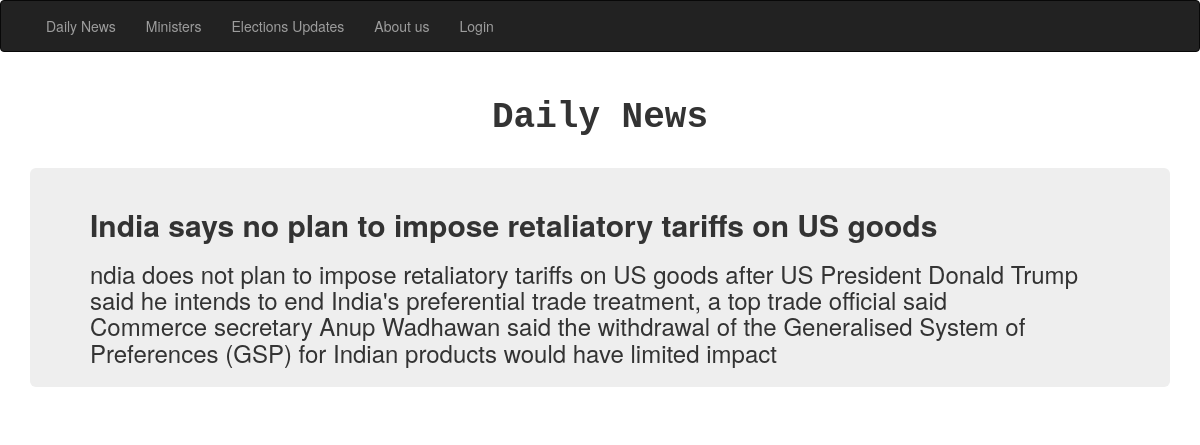
Page /nirvachit/news/ on the earlier database version.
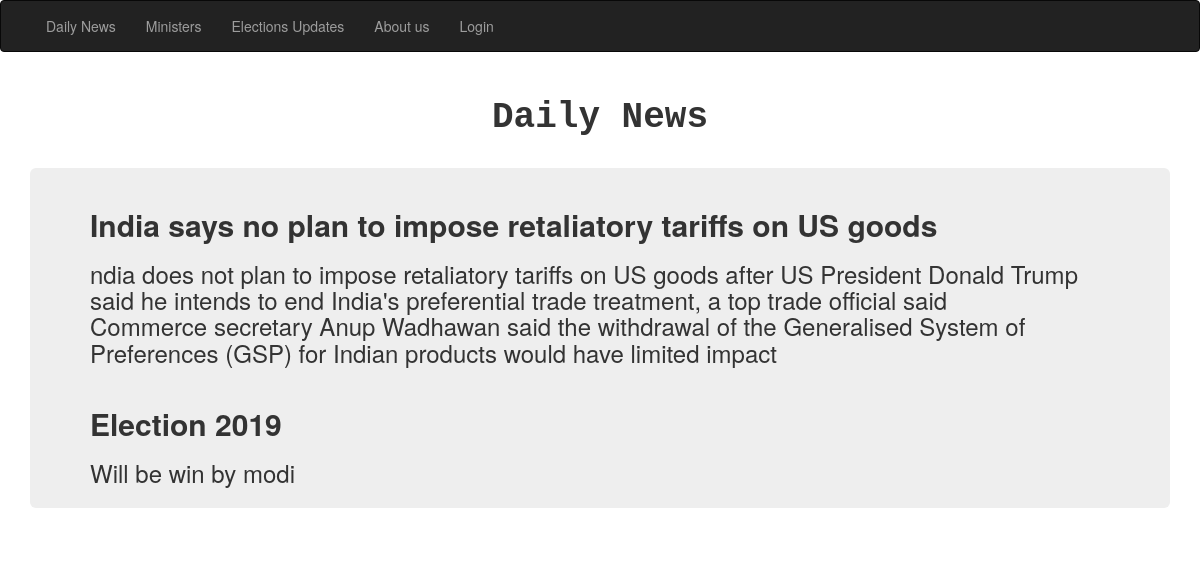
Same page on the later database version.
### pollapp/models.py (models this page shows, shortened)
class News(models.Model):
	author = models.ForeignKey('auth.User', on_delete = models.CASCADE)
	title = models.CharField(max_length= 100)
	text = models.TextField()
	created_date = models.DateTimeField(default = timezone.now)
	published_date = models.DateTimeField(blank = True, null = True)
	class Meta:
		verbose_name = "News"
		verbose_name_plural = "News"

### pollapp/views.py (the view)
# urls.py: path('news/', views.news, name = 'news'),
def news(request):
	new = News.objects.all()
	context = {
	'new' : new
		}
	return render(request, 'pollapp/news.html',  context)

### pollapp/templates/pollapp/news.html
{% extends 'base.html' %}
{% block body %}
<div class="container">
	<div class="row">
		<div class="col-xs-12">
			<center><h1><b style="font-family: monospace;">Daily News</b></h1></center>
		</div>
	</div>
</div>
<br>
<div class="container">
	<div class="row">
		<div class="col-xs-12">
				<div class="jumbotron jumbotron-fluid">
				<br>
					{% for news_list in new %}
				<h2><b>{{ news_list.title }}</b></h2>
				<h3>{{ news_list.text|linebreaksbr }}<h3>
				<hr>
				{% endfor %}
				</div>
		</div>
	</div>
</div>
{% endblock %}

Differences in the rows shown:
added News: title "Election 2019", text "Will be win by modi"
